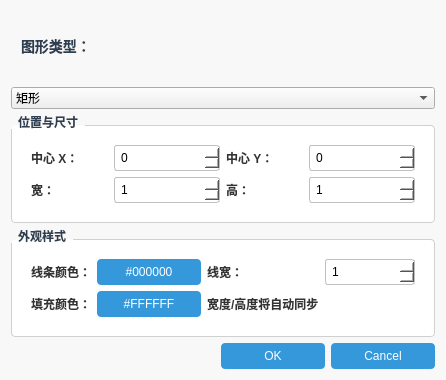
<?xml version="1.0" encoding="UTF-8"?>
<ui version="4.0">
 <class>PropertiesDialog</class>
 <widget class="QDialog" name="PropertiesDialog">
  <property name="geometry">
   <rect>
    <x>0</x>
    <y>0</y>
    <width>420</width>
    <height>380</height>
   </rect>
  </property>
  <property name="windowTitle">
   <string>图形属性</string>
  </property>
  <property name="styleSheet">
   <string notr="true">QDialog {
    background-color: #f8f8f8;
}
QLabel {
    color: #333;
    font-weight: 500;
}
QSpinBox {
    background-color: white;
    border: 1px solid #c0c0c0;
    border-radius: 3px;
    padding: 4px;
    min-width: 80px;
}
QSpinBox:focus {
    border: 1px solid #3498db;
}
QPushButton {
    background-color: #3498db;
    color: white;
    border: none;
    border-radius: 4px;
    padding: 6px 12px;
    min-width: 80px;
}
QPushButton:hover {
    background-color: #2980b9;
}
QGroupBox {
    background-color: white;
    border: 1px solid #d0d0d0;
    border-radius: 4px;
    margin-top: 10px;
    padding: 10px;
    font-weight: bold;
}
QGroupBox::title {
    subcontrol-origin: margin;
    subcontrol-position: top left;
    padding: 0 5px;
    color: #2c3e50;
}</string>
  </property>
  <layout class="QVBoxLayout" name="verticalLayout">
   <item>
    <widget class="QLabel" name="shapeTypeLabel">
     <property name="text">
      <string>图形类型：</string>
     </property>
     <property name="styleSheet">
      <string notr="true">font-size: 14px; font-weight: bold; color: #2c3e50; padding: 6px;</string>
     </property>
    </widget>
   </item>
   <item>
    <widget class="QComboBox" name="shapeTypeCombo">
     <property name="visible">
      <bool>false</bool>
     </property>
     <item>
      <property name="text">
       <string>矩形</string>
      </property>
     </item>
     <item>
      <property name="text">
       <string>椭圆</string>
      </property>
     </item>
     <item>
      <property name="text">
       <string>三角形</string>
      </property>
     </item>
     <item>
      <property name="text">
       <string>多边形</string>
      </property>
     </item>
     <item>
      <property name="text">
       <string>曲线</string>
      </property>
     </item>
    </widget>
   </item>
   <item>
    <widget class="QGroupBox" name="positionGroup">
     <property name="title">
      <string>位置与尺寸</string>
     </property>
     <layout class="QGridLayout" name="gridLayout">
      <item row="0" column="0">
       <widget class="QLabel" name="label">
        <property name="text">
         <string>中心 X：</string>
        </property>
       </widget>
      </item>
      <item row="0" column="1">
       <widget class="QSpinBox" name="centerXSpin">
        <property name="minimum">
         <number>-99999</number>
        </property>
        <property name="maximum">
         <number>99999</number>
        </property>
       </widget>
      </item>
      <item row="0" column="2">
       <widget class="QLabel" name="label_2">
        <property name="text">
         <string>中心 Y：</string>
        </property>
       </widget>
      </item>
      <item row="0" column="3">
       <widget class="QSpinBox" name="centerYSpin">
        <property name="minimum">
         <number>-99999</number>
        </property>
        <property name="maximum">
         <number>99999</number>
        </property>
       </widget>
      </item>
      <item row="1" column="0">
       <widget class="QLabel" name="label_3">
        <property name="text">
         <string>宽：</string>
        </property>
       </widget>
      </item>
      <item row="1" column="1">
       <widget class="QSpinBox" name="widthSpin">
        <property name="minimum">
         <number>1</number>
        </property>
        <property name="maximum">
         <number>99999</number>
        </property>
       </widget>
      </item>
      <item row="1" column="2">
       <widget class="QLabel" name="label_4">
        <property name="text">
         <string>高：</string>
        </property>
       </widget>
      </item>
      <item row="1" column="3">
       <widget class="QSpinBox" name="heightSpin">
        <property name="minimum">
         <number>1</number>
        </property>
        <property name="maximum">
         <number>99999</number>
        </property>
       </widget>
      </item>
     </layout>
    </widget>
   </item>
   <item>
    <widget class="QGroupBox" name="styleGroup">
     <property name="title">
      <string>外观样式</string>
     </property>
     <layout class="QGridLayout" name="gridLayout_2">
      <item row="0" column="0">
       <widget class="QLabel" name="label_5">
        <property name="text">
         <string>线条颜色：</string>
        </property>
       </widget>
      </item>
      <item row="0" column="1">
       <widget class="QPushButton" name="penColorBtn">
        <property name="text">
         <string>#000000</string>
        </property>
        <property name="autoDefault">
         <bool>false</bool>
        </property>
        <property name="default">
         <bool>false</bool>
        </property>
       </widget>
      </item>
      <item row="0" column="2">
       <widget class="QLabel" name="label_6">
        <property name="text">
         <string>线宽：</string>
        </property>
       </widget>
      </item>
      <item row="0" column="3">
       <widget class="QSpinBox" name="penWidthSpin">
        <property name="minimum">
         <number>1</number>
        </property>
        <property name="maximum">
         <number>50</number>
        </property>
       </widget>
      </item>
      <item row="1" column="0">
       <widget class="QLabel" name="label_7">
        <property name="text">
         <string>填充颜色：</string>
        </property>
       </widget>
      </item>
      <item row="1" column="1">
       <widget class="QPushButton" name="brushColorBtn">
        <property name="text">
         <string>#FFFFFF</string>
        </property>
       </widget>
      </item>
      <item row="1" column="2">
       <widget class="QLabel" name="label_8">
        <property name="text">
         <string>宽度/高度将自动同步</string>
        </property>
       </widget>
      </item>
     </layout>
    </widget>
   </item>
   <item>
    <widget class="QDialogButtonBox" name="buttonBox">
     <property name="standardButtons">
      <set>QDialogButtonBox::Cancel|QDialogButtonBox::Ok</set>
     </property>
     <property name="orientation">
      <enum>Qt::Horizontal</enum>
     </property>
    </widget>
   </item>
  </layout>
 </widget>
 <resources/>
 <connections>
  <connection>
    <sender>buttonBox</sender>
    <signal>rejected()</signal>
    <receiver>PropertiesDialog</receiver>
    <slot>on_buttonBox_rejected()</slot>
   </connection>
  <connection>
   <sender>penColorBtn</sender>
   <signal>clicked()</signal>
   <receiver>PropertiesDialog</receiver>
   <slot>on_penColorBtn_clicked()</slot>
  </connection>
  <connection>
   <sender>brushColorBtn</sender>
   <signal>clicked()</signal>
   <receiver>PropertiesDialog</receiver>
   <slot>on_brushColorBtn_clicked()</slot>
  </connection>
  <connection>
   <sender>shapeTypeCombo</sender>
   <signal>currentIndexChanged(int)</signal>
   <receiver>PropertiesDialog</receiver>
   <slot>on_shapeTypeCombo_currentIndexChanged(int)</slot>
  </connection>
 </connections>
</ui>
